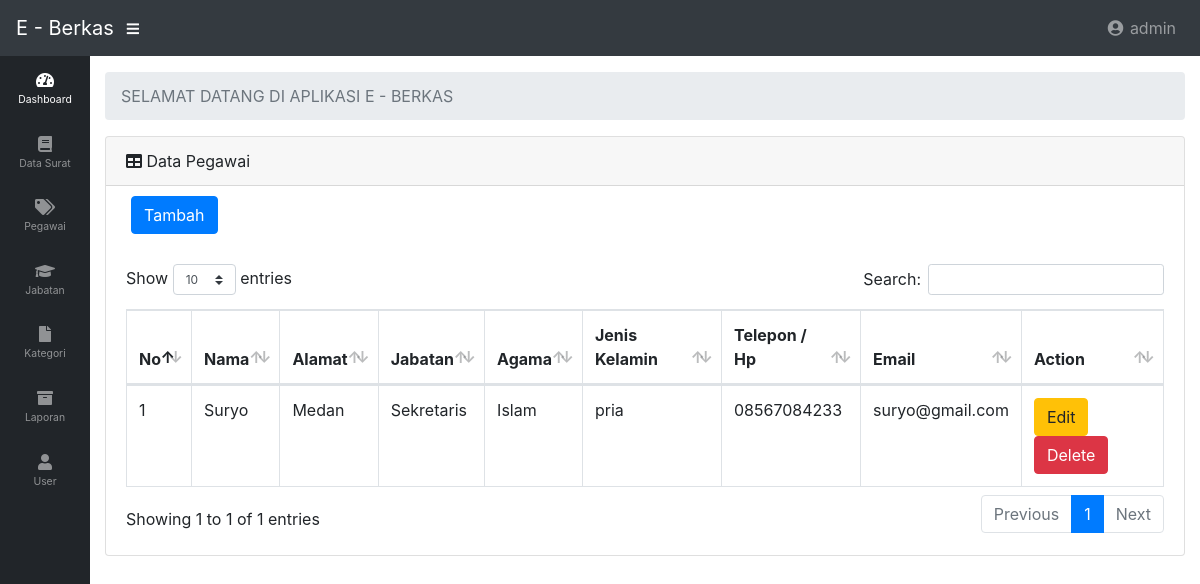
The app's page /index.php?page=pegawai/pegawai.php (signed in) with its own data.
### tables this page shows
CREATE TABLE `pegawai` (
  `id_pegawai` int(6) NOT NULL,
  `id_jabatan` int(6) NOT NULL,
  `nama_pegawai` varchar(30) NOT NULL,
  `alamat` text NOT NULL,
  `agama` varchar(20) NOT NULL,
  `jk` varchar(20) NOT NULL,
  `telpn` varchar(15) NOT NULL,
  `email` varchar(20) NOT NULL,
  `status` varchar(15) NOT NULL
);

CREATE TABLE `jabatan` (
  `id_jabatan` int(6) NOT NULL,
  `nama_jabatan` varchar(20) NOT NULL
);

### include/pegawai/pegawai.php (the view)
<div class="card mb-3">
  <div class="card-header">
    <i class="fas fa-table"></i>
    Data Pegawai
  </div>
  <div class="col-md-3">
    <a href="?page=pegawai/form.php">
      <button type="submit" class="btn btn-primary" style="margin: 10px;">Tambah</button>
    </a>
  </div>
  <div class="card-body">
    <div class="table-responsive">
      <table class="table table-bordered" id="dataTable" width="100%" cellspacing="0">
        <thead>
          <tr>
            <th>No</th>
            <th>Nama</th>
            <th>Alamat</th>
            <th>Jabatan</th>
            <th>Agama</th>
            <th>Jenis Kelamin</th>
            <th>Telepon / Hp</th>
            <th>Email</th>
            <th>Action</th>
          </tr>
        </thead>
        <tbody>
          <?php
             $sql = mysqli_query($db,"SELECT * FROM pegawai INNER JOIN jabatan ON jabatan.id_jabatan=pegawai.id_jabatan ");
             $no=1;
             while ($ambil = mysqli_fetch_array($sql)) {
                $id = $ambil['id_pegawai'];
                $nama = $ambil['nama_pegawai'];
                $alamat = $ambil['alamat'];
                $agama = $ambil['agama'];
                $jk = $ambil['jk'];
                $tlpn = $ambil['telpn'];
                $email = $ambil['email'];
                $jabatan = $ambil['nama_jabatan'];
          ?>
            <tr>
              <td><?php echo $no++; ?></td>
              <td><?php echo $nama; ?></td>
              <td><?php echo $alamat; ?></td>
              <td><?php echo $jabatan; ?></td>
              <td><?php echo $agama; ?></td>
              <td><?php echo $jk; ?></td>
              <td><?php echo $tlpn; ?></td>
              <td><?php echo $email; ?></td>
              <td>
                <a href="?page=pegawai/form.php&id=<?php echo $id ?>" class="btn btn-warning">Edit</a>
                <a href="?page=pegawai/proses.php&del=<?php echo $id ?>" class="btn btn-danger">Delete</a>
              </td>
            </tr>
          <?php } ?>
        </tbody>
      </table>
    </div>
  </div>
</div>

### index.php (shortened to what this page needs)
<?php
  $user = $_SESSION['username'];
?>
<!DOCTYPE html>
<html lang="en">
  <head>
    <link href="vendor/bootstrap/css/bootstrap.css" rel="stylesheet">
    <link href="vendor/fontawesome-free/css/all.min.css" rel="stylesheet" type="text/css">
    <link href="vendor/datatables/dataTables.bootstrap4.css" rel="stylesheet">
    <link href="css/sb-admin.css" rel="stylesheet">
  </head>
  <body id="page-top">
    <?php
      include 'include/header.php';
    ?>
    <div id="wrapper">
      <?php
        include 'include/menu.php';
      ?>
      <div id="content-wrapper">
        <div class="container-fluid">
          <ol class="breadcrumb">
            <li class="breadcrumb-item active">SELAMAT DATANG DI APLIKASI E - BERKAS</li>
          </ol>
          <?php
              $page = $_GET['page'];
            if (!isset($_GET['page'])) {
              include "include/c_top.php";
            } else {
              include "include/".$page;
            }
          ?>
        </div>
      </div>
    </div>
  </body>
</html>

### include/header.php (shortened to what this page needs)
<nav class="navbar navbar-expand navbar-dark bg-dark static-top">
  <a class="navbar-brand mr-1" href="index.php">E - Berkas</a>
  <button class="btn btn-link btn-sm text-white order-1 order-sm-0" id="sidebarToggle" href="#">
    <i class="fas fa-bars"></i>
  </button>
  <ul class="navbar-nav ml-auto ml-md-0">
    <li class="nav-item dropdown no-arrow">
      <a class="nav-link dropdown-toggle" href="#" id="userDropdown" role="button" data-toggle="dropdown" aria-haspopup="true" aria-expanded="false">
        <i class="fas fa-user-circle fa-fw"></i>
        <span><?php echo $user; ?></span>
      </a>
    </li>
  </ul>
</nav>

### include/menu.php
<ul class="sidebar navbar-nav toggled">
  <li class="nav-item active">
    <a class="nav-link" href="index.php">
      <i class="fas fa-fw fa-tachometer-alt"></i>
      <span>Dashboard</span>
    </a>
  </li>
  <li class="nav-item">
    <a class="nav-link" href="?page=surat/surat.php">
      <i class="fas fa-fw fa-book"></i>
      <span>Data Surat</span>
    </a>
  </li>
  <li class="nav-item">
    <a class="nav-link" href="?page=pegawai/pegawai.php">
      <i class="fas fa-fw fa-tags"></i>
      <span>Pegawai</span>
    </a>
  </li>
  <li class="nav-item">
    <a class="nav-link" href="?page=jabatan/jabatan.php">
      <i class="fas fa-fw fa-graduation-cap"></i>
      <span>Jabatan</span>
    </a>
  </li>
  <li class="nav-item">
    <a class="nav-link" href="?page=kategori/kategori.php">
      <i class="fas fa-fw fa-file"></i>
      <span>Kategori</span>
    </a>
  </li>
  <li class="nav-item">
    <a class="nav-link" href="?page=laporan/laporan.php">
      <i class="fas fa-fw fa-archive"></i>
      <span>Laporan</span>
    </a>
  </li>
  <li class="nav-item">
    <a class="nav-link" href="?page=user/user.php">
      <i class="fas fa-fw fa-user"></i>
      <span>User</span>
    </a>
  </li>
</ul>

### css/sb-admin.css (style rules this page uses)
html { position: relative; min-height: 100%; }
body { height: 100%; }
#wrapper { display: -webkit-box; display: -ms-flexbox; display: flex; }
#wrapper #content-wrapper { overflow-x: hidden; width: 100%; padding-top: 1rem; padding-bottom: 80px; }
.navbar-nav .nav-item.active .nav-link { color: #fff; }
.navbar-nav .nav-item.dropdown .dropdown-toggle::after { width: 1rem; text-align: center; float: right; vertical-align: 0; border: 0; font-weight: 900; content: '\f105'; font-family: 'Font Awesome 5 Free'; }
.navbar-nav .nav-item.dropdown.no-arrow .dropdown-toggle::after { display: none; }
.sidebar { width: 90px !important; background-color: #212529; min-height: calc(100vh - 56px); }
.sidebar .nav-item:last-child { margin-bottom: 1rem; }
.sidebar .nav-item .nav-link { text-align: center; padding: 0.75rem 1rem; width: 90px; }
.sidebar .nav-item .nav-link span { font-size: 0.65rem; display: block; }
.sidebar .nav-item .nav-link { color: rgba(255, 255, 255, 0.5); }
.sidebar.toggled { width: 0 !important; overflow: hidden; }
@media (min-width: 768px) { .sidebar { width: 225px !important; } }
@media (min-width: 768px) { .sidebar .nav-item .nav-link { display: block; width: 100%; text-align: left; padding: 1rem; width: 225px; } }
@media (min-width: 768px) { .sidebar .nav-item .nav-link span { font-size: 1rem; display: inline; } }
@media (min-width: 768px) { .sidebar.toggled { overflow: visible; width: 90px !important; } }
@media (min-width: 768px) { .sidebar.toggled .nav-item:last-child { margin-bottom: 1rem; } }
@media (min-width: 768px) { .sidebar.toggled .nav-item .nav-link { text-align: center; padding: 0.75rem 1rem; width: 90px; } }
@media (min-width: 768px) { .sidebar.toggled .nav-item .nav-link span { font-size: 0.65rem; display: block; } }
:root { --input-padding-x: 0.75rem; --input-padding-y: 0.75rem; }

### records on screen
pegawai: nama_pegawai "Suryo", alamat "Medan", id_jabatan.nama_jabatan "Sekretaris", agama "Islam", jk "pria", telpn "08567084233", email "suryo@gmail.com"

### other values on screen
$user "admin"
